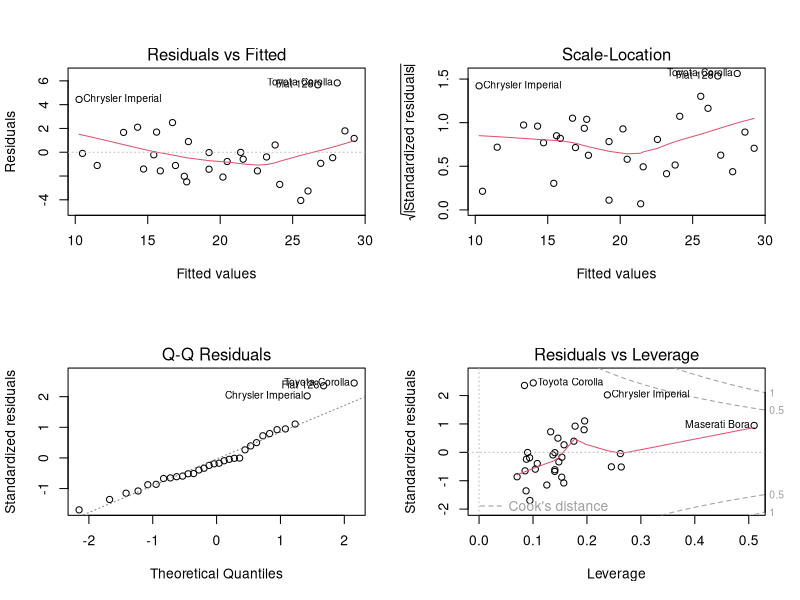

The R source for this figure:
####+####+####+####+####+####+####+####+####+####+####+####+####+####+####+####+

#Marc d. Paradis
#R 3.5.1 for Windows
#RStudio 1.1.456

# multivariable_linear_regression.R
# Yezhou Sun

data(mtcars)	# mtcars is a data set built in R installation.
str(mtcars)

# Fit a model for mpg using cyl, disp, hp, and wt variables
m1 <- 
  lm(
    mpg ~ cyl + disp + hp + wt, 
    data = mtcars
    )

str(m1)
summary(m1)

# Diagnostic plots
layout(
  mat = matrix(
    data = c(1, 2, 3, 4), 
    nrow = 2, 
    ncol = 2
    )
  )

plot(m1)

layout(
  mat = matrix(
    data = 1, 
    nrow = 1, 
    ncol = 1
  )
)

# Coefficients
m1$coefficients

# 95% confidence intervals of coefficients
confint(
  m1, 
  level = 0.95)

# Fit another model
m2 <- 
  lm(
    mpg ~ cyl + disp + hp, 
    data = mtcars
    )

summary(m2)

# Compare two models
anova(m1, m2)
# The two models are significantly different (p=0.0007589) and m1 is much better
# than m2 based on residual sum of squares (RSS).

# Stepwise variable selection
#install.packages('MASS', dependencies=T)
library(MASS)

m3 <- 
  lm(
    mpg ~ ., #Remember that ~ . means against all other columns in the dataset
    data = mtcars
    )

selection <- 
  stepAIC(
    m3, 
    direction = 'both'	#Both forward and backward selection
    )

selection$anova

rm(
  list = ls()
  ) # Clears global environment of all visible objects (some hidden objects
    # may remain)

# End
